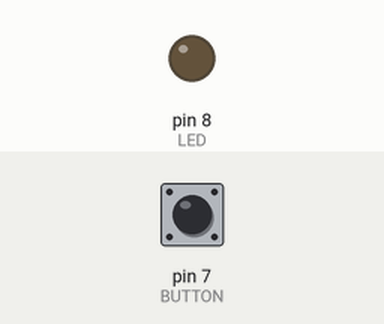
A sketch run on a simulated Arduino Uno, built with avr-gcc and run on an emulated ATmega328P. Shown: output pins drawn as LEDs (lit = HIGH). The test bench sets the inputs (shaded band); at power-on: pin 7 (BUTTON) HIGH. What the sketch prints to the serial monitor is not drawn.

Above: at 1.2 s.
1.3 s: pin 7 (BUTTON) pulled LOW for 3.2 s
At 2.1 s:
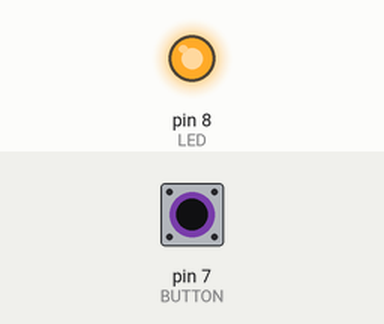
Timing chart, 0 to 6.8 s (numbered marks = the images above; inputs shaded):
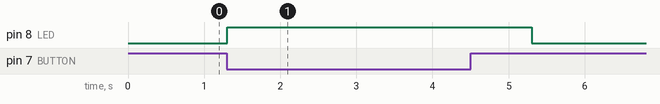

The sketch:

batden.ino
```cpp
#define BUTTON 7
#define LED 8
int value;
void setup() {
  // put your setup code here, to run once:
  pinMode(BUTTON, INPUT);
  pinMode(LED, OUTPUT);
  Serial.begin(9600);

}

void loop() {
  // put your main code here, to run repeatedly:
  value =  digitalRead(BUTTON);
  Serial.println(value);
  if (value == 0) {
    digitalWrite(LED, HIGH);
    delay(1000);
    digitalWrite(LED, LOW);
    }
  /*digitalWrite(LED,HIGH);
    delay(1000);
    digitalWrite(LED,LOW);
    delay(1000);*/

}
```

Measured:
- after the input at 1.3 s, pin 8 (LED): LOW → HIGH at once, → LOW 4.0 s later
